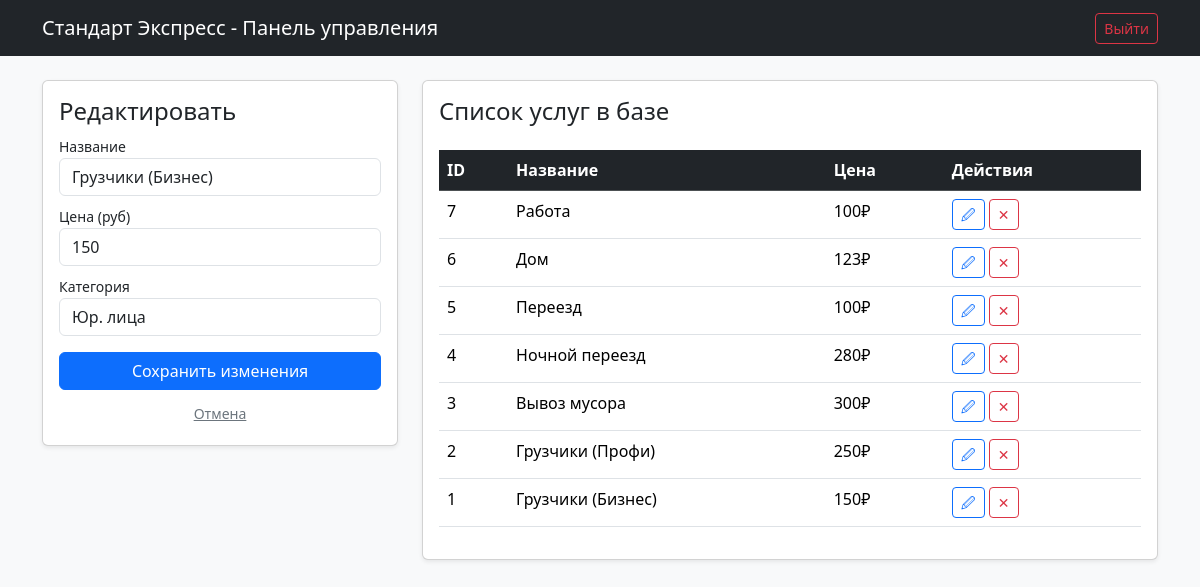
/admin.php?edit_id=1, run on the app's committed database.
### tables this page shows
CREATE TABLE `services` (
  `id` int NOT NULL AUTO_INCREMENT,
  `title` varchar(255) NOT NULL,
  `price` int NOT NULL,
  `category` varchar(100) NOT NULL,
  PRIMARY KEY (`id`)
);

### admin.php (the view, shortened to what this page needs)
<?php
require_once 'db_connect.php';
$edit_data = null;
if (isset($_GET['edit_id'])) {
    $id = (int)$_GET['edit_id'];
    $stmt = $pdo->prepare("SELECT * FROM services WHERE id = ?");
    $stmt->execute([$id]);
    $edit_data = $stmt->fetch();
}
$stmt = $pdo->query("SELECT * FROM services ORDER BY id DESC");
$services = $stmt->fetchAll();
?>
<!DOCTYPE html>
<html lang="ru">
<head>
    <link href="https://cdn.jsdelivr.net/npm/bootstrap@5.3.3/dist/css/bootstrap.min.css" rel="stylesheet">
</head>
<body class="bg-light">
<nav class="navbar navbar-dark bg-dark mb-4">
    <div class="container">
        <a class="navbar-brand" href="index.php">Стандарт Экспресс - Панель управления</a>
        <a href="?logout=1" class="btn btn-outline-danger btn-sm">Выйти</a>
    </div>
</nav>
<div class="container">
    <div class="row">
        <div class="col-md-4">
            <div class="card shadow-sm p-3 mb-4">
                <h4><?= $edit_data ? "Редактировать" : "Добавить услугу" ?></h4>
                <form method="POST" action="admin.php">
                    <div class="mb-2">
                        <label class="small">Название</label>
                        <input type="text" name="title" class="form-control" value="<?= $edit_data['title'] ?? '' ?>" required>
                    </div>
                    <div class="mb-2">
                        <label class="small">Цена (руб)</label>
                        <input type="number" name="price" class="form-control" value="<?= $edit_data['price'] ?? '' ?>" required>
                    </div>
                    <div class="mb-3">
                        <label class="small">Категория</label>
                        <input type="text" name="category" class="form-control" value="<?= $edit_data['category'] ?? '' ?>" placeholder="Напр: Бизнес" required>
                    </div>
                    <?php if ($edit_data): ?>
                        <button type="submit" name="edit_service" class="btn btn-primary w-100">Сохранить изменения</button>
                        <a href="admin.php" class="btn btn-link btn-sm w-100 mt-2 text-secondary">Отмена</a>
                    <?php else: ?>
                        <button type="submit" name="add_service" class="btn btn-success w-100">Добавить в базу</button>
                    <?php endif; ?>
                </form>
            </div>
        </div>
        <div class="col-md-8">
            <div class="card shadow-sm p-3">
                <h4>Список услуг в базе</h4>
                <table class="table table-hover mt-3">
                    <thead class="table-dark">
                        <tr>
                            <th>ID</th>
                            <th>Название</th>
                            <th>Цена</th>
                            <th>Действия</th>
                        </tr>
                    </thead>
                    <tbody>
                        <?php foreach ($services as $s): ?>
                        <tr>
                            <td><?= $s['id'] ?></td>
                            <td><?= htmlspecialchars($s['title']) ?></td>
                            <td><?= $s['price'] ?>₽</td>
                            <td>
                                <a href="?edit_id=<?= $s['id'] ?>" class="btn btn-sm btn-outline-primary">🖉</a>
                                <a href="?delete_id=<?= $s['id'] ?>" class="btn btn-sm btn-outline-danger" onclick="return confirm('Удалить?')">✕</a>
                            </td>
                        </tr>
                        <?php endforeach; ?>
                    </tbody>
                </table>
            </div>
        </div>
    </div>
</div>
</body>
</html>

### data on the page
services: title "Грузчики (Бизнес)", price "150", category "Юр. лица", id "1"
services: id "7", title "Работа", price "100"
services: id "6", title "Дом", price "123"
services: id "5", title "Переезд", price "100"
services: id "4", title "Ночной переезд", price "280"
services: id "3", title "Вывоз мусора", price "300"
services: id "2", title "Грузчики (Профи)", price "250"
